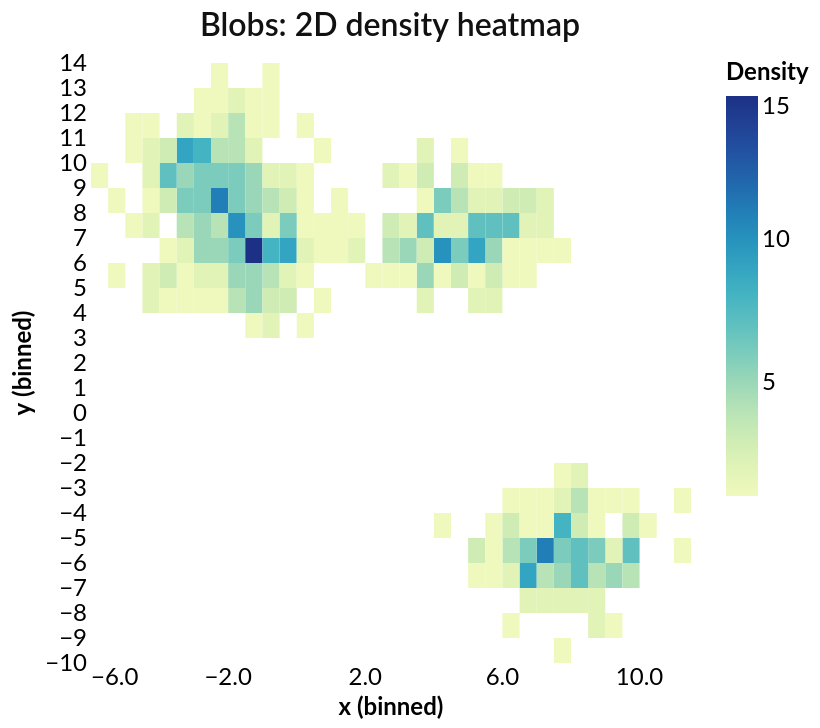

Notebook code cell kept with this figure:
### Code cell
# -------------------------
# 4) Density heatmap (2D binning)
# -------------------------
heatmap = (
    alt.Chart(df_blobs)
    .mark_rect()
    .encode(
        x=alt.X("x:Q", bin=alt.Bin(maxbins=40), title="x (binned)"),
        y=alt.Y("y:Q", bin=alt.Bin(maxbins=40), title="y (binned)"),
        color=alt.Color("count():Q", title="Density"),
        tooltip=[alt.Tooltip("count():Q", title="Count in bin")]
    )
    .properties(title={"text": "Blobs: 2D density heatmap", "anchor": "middle"})
)

heatmap

### Figure 1 — Vega-Lite specification as saved in the notebook (floating-point values rounded to 4 significant figures; data arrays with more than 128 entries replaced by an {"elided": "..."} marker saying what was removed)
{"config": {"background": "white", "view": {"fill": "white", "stroke": "transparent"}, "font": "Lato", "title": {"font": "Lato", "fontSize": 16, "fontWeight": 600, "color": "#111111", "subtitleColor": "#5E17A6", "anchor": "middle"}, "axis": {"labelFont": "Lato", "titleFont": "Lato", "labelFontSize": 12, "titleFontSize": 12, "grid": false, "ticks": false, "domain": false, "gridColor": "#e9e9e9", "tickColor": "#cccccc", "domainColor": "#cccccc"}, "legend": {"labelFont": "Lato", "titleFont": "Lato", "labelFontSize": 12, "titleFontSize": 12}, "point": {"filled": true, "size": 60}, "line": {"strokeWidth": 2}, "range": {"category": ["#7922CC", "#1195B2", "#CC0000", "#CE7E00", "#5E17A6", "#0E7C93", "#9E0000", "#A86600", "#3F1D5C", "#1F6F5B", "#8C4A00"]}}, "data": {"name": "data-4b3fcaed5d3854c8e5d89a77e128b29d"}, "mark": {"type": "rect"}, "encoding": {"color": {"aggregate": "count", "title": "Density", "type": "quantitative"}, "tooltip": [{"aggregate": "count", "title": "Count in bin", "type": "quantitative"}], "x": {"bin": {"maxbins": 40}, "field": "x", "title": "x (binned)", "type": "quantitative"}, "y": {"bin": {"maxbins": 40}, "field": "y", "title": "y (binned)", "type": "quantitative"}}, "title": {"text": "Blobs: 2D density heatmap", "anchor": "middle"}, "$schema": "https://vega.github.io/schema/vega-lite/v5.20.1.json", "datasets": {"data-4b3fcaed5d3854c8e5d89a77e128b29d": {"elided": "600 records"}}}
